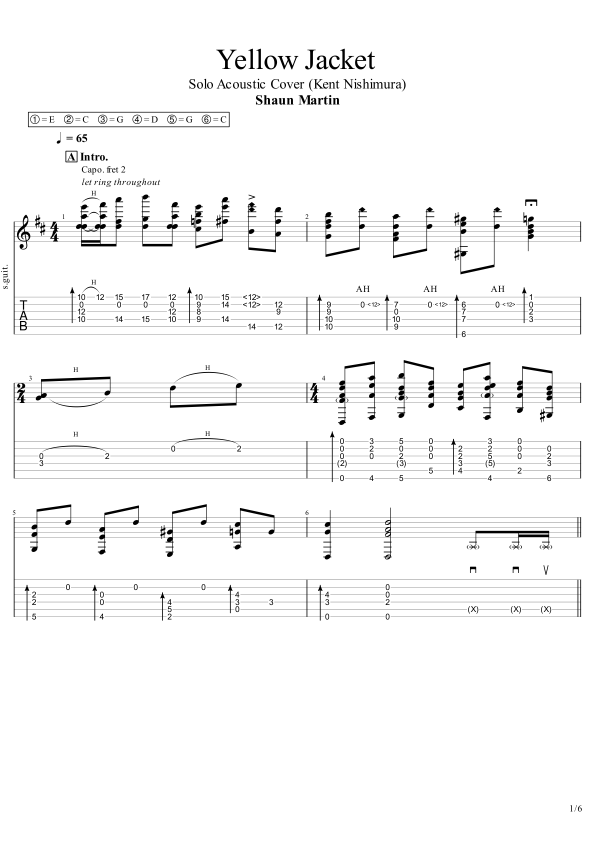
#> input picture real_training_data/images/page_1.png, 1190 x 1684 px (shown at 1/2 size)
$ python tab_region_ocr.py ../../../real_training_data/images/page_1.png
#> lines starting #> are read from the running program, lines starting #| are printed output that depends on the picture; after the words box and inside, x2 and y2 are one past the last pixel; in counts of white or black regions, pixels touching at a corner belong together
#> further down, image is the input picture: shape (1684, 1190, 3); min 0, max 255, mean 247.3
### omnitab/tab_ocr/recognizer/horizontal_projection.py
"""
Horizontal Projection - Accurate TAB 6-Line Detection

This is the correct approach for TAB staff line detection.
Instead of finding "line-like things" (Hough), we sum pixel values
per row to find the 6 equally-spaced peaks.

Algorithm:
1. Convert to binary (black = 1, white = 0)
2. Sum each row (horizontal projection profile)
3. Find peaks in the profile
4. Look for groups of 6 equally-spaced peaks
5. Return the Y coordinates of the 6 lines

This is robust because:
- TAB lines span most of the image width → strong peaks
- 6 lines are equally spaced → easy to identify
- Noise/other lines don't have this pattern
"""

from dataclasses import dataclass
from typing import List, Tuple, Optional
import numpy as np

try:
    import cv2
except ImportError:
    cv2 = None


@dataclass
class TabStaffSystem:
    """A TAB staff system with 6 lines"""
    line_y_positions: List[float]  # Y coordinates of 6 lines
    line_spacing: float  # Average spacing between lines
    y_start: float  # Top of system
    y_end: float  # Bottom of system
    confidence: float  # Detection confidence

    # [25 lines left out: function get_string_for_y, not called in this run]


class HorizontalProjection:
    """
    Detect TAB staff lines using horizontal projection profile.

    This is the correct OMR technique for staff line detection.
    """

    def __init__(self,
                 min_line_width_ratio: float = 0.3,
                 peak_threshold_ratio: float = 0.5,
                 spacing_tolerance: float = 0.2,
                 min_system_gap: int = 50):
        """
        Args:
            min_line_width_ratio: Minimum line width as ratio of image width
            peak_threshold_ratio: Peak detection threshold as ratio of max peak
            spacing_tolerance: Tolerance for equal spacing check (0.2 = 20%)
            min_system_gap: Minimum Y gap between TAB systems
        """
        self.min_line_width_ratio = min_line_width_ratio
        self.peak_threshold_ratio = peak_threshold_ratio
        self.spacing_tolerance = spacing_tolerance
        self.min_system_gap = min_system_gap

        if cv2 is None:
            raise ImportError("OpenCV required: pip install opencv-python")

    def detect(self, image: np.ndarray) -> List[TabStaffSystem]:
        """
        Detect all TAB staff systems in the image.

        Args:
            image: Input image (BGR or grayscale)

        Returns:
            List of TabStaffSystem objects
        """
        # Step 1: Convert to grayscale and binary
        if len(image.shape) == 3:
            gray = cv2.cvtColor(image, cv2.COLOR_BGR2GRAY)
        else:
            gray = image.copy()

        _, binary = cv2.threshold(gray, 200, 255, cv2.THRESH_BINARY_INV)
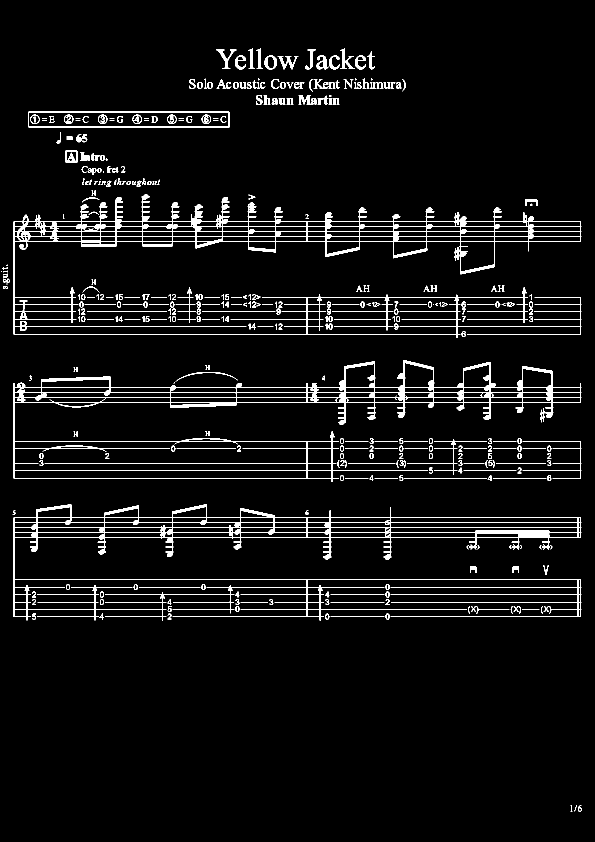
#> binary: shape (1684, 1190) (shown at 1/2 size); 4.4% white; 384 white regions (44 under 20 px), largest, box (x1, y1, x2, y2) and area: (27, 389, 1163, 676) 24424, (27, 1008, 1163, 1241) 19781, (27, 720, 1163, 964) 18461

        height, width = binary.shape

        # Step 2: Compute horizontal projection profile
        # Sum of black pixels (value 255 in binary_inv) per row
        h_profile = np.sum(binary, axis=1) / 255  # Normalize to pixel count
#> h_profile = 1684 values, max 1136 at index 453, min 0 at index 0, mean 52.66

        # Step 3: Find peaks (rows with many black pixels = lines)
        min_peak_value = width * self.min_line_width_ratio
        peaks = self._find_peaks(h_profile, min_peak_value)

        print(f"Found {len(peaks)} potential line peaks")

        # Step 4: Group peaks into systems of 6
        systems = self._group_into_systems(peaks, h_profile)

        return systems

    def _find_peaks(self, profile: np.ndarray, threshold: float) -> List[int]:
        """Find peak positions in the projection profile"""
#> called with profile = array of shape (1684,), threshold = 357
        peaks = []

        # Simple peak detection: local maxima above threshold
        for i in range(1, len(profile) - 1):
            if profile[i] >= threshold:
                # Check if local maximum
                if profile[i] >= profile[i-1] and profile[i] >= profile[i+1]:
                    # Avoid duplicates (merge nearby peaks)
                    if not peaks or i - peaks[-1] > 3:
                        peaks.append(i)
#> after the loop, peaks = 33 values from 224 to 1233
#| Found 33 potential line peaks

        return peaks

    def _group_into_systems(self,
                            peaks: List[int],
                            profile: np.ndarray) -> List[TabStaffSystem]:
        """Group peaks into systems of 6 equally-spaced lines"""
        systems = []
        used_peaks = set()

        # First pass: Try exact 6-peak systems
        for start_idx in range(len(peaks)):
            if peaks[start_idx] in used_peaks:
                continue

            system = self._try_build_system(peaks, start_idx, used_peaks)

            if system:
                systems.append(system)
                for y in system.line_y_positions:
                    used_peaks.add(int(y))
#> this loop made 33 passes
#> (candidate_peaks in _try_build_system, spacings in _try_build_system, avg_spacing in _try_build_system) on passes 1 to 7: ([224, 253, 443, 453, 463, 473], [29, 190, 10, 10, 10], 49.8), ([253, 443, 453, 463, 473, 483], [190, 10, 10, 10, 10], 46), ([443, 453, 463, 473, 483, 594], [10, 10, 10, 10, 111], 30.2), ([453, 463, 473, 483, 594, 608], [10, 10, 10, 111, 14], 31), ([463, 473, 483, 594, 608, 623], [10, 10, 111, 14, 15], 32), ([473, 483, 594, 608, 623, 638], [10, 111, 14, 15, 15], 33), ([483, 594, 608, 623, 638, 653], [111, 14, 15, 15, 15], 34)
#> after the loop, systems = 2 items; used_peaks = 12 items

        # Second pass: Try systems with interpolation (for missing lines)
        for start_idx in range(len(peaks)):
            if peaks[start_idx] in used_peaks:
                continue

            system = self._try_build_system_with_interpolation(peaks, start_idx, used_peaks)

            if system:
                systems.append(system)
                for y in system.line_y_positions:
                    used_peaks.add(int(y))
#> this loop made 33 passes
#> after the loop, systems = 3 items; used_peaks = 18 items

        return systems

    def _try_build_system(self,
                          peaks: List[int],
                          start_idx: int,
                          used_peaks: set) -> Optional[TabStaffSystem]:
        """Try to build a 6-line system starting from given peak"""
        if start_idx + 5 >= len(peaks):
            return None

        # Get 6 consecutive peaks
        candidate_peaks = peaks[start_idx:start_idx + 6]

        # Check if any are already used
        if any(p in used_peaks for p in candidate_peaks):
            return None

        # Calculate spacings
        spacings = [candidate_peaks[i+1] - candidate_peaks[i] for i in range(5)]
        avg_spacing = sum(spacings) / 5

        if avg_spacing < 5:  # Too close together
            return None

        # Check if spacings are equal (within tolerance)
        for spacing in spacings:
            if abs(spacing - avg_spacing) / avg_spacing > self.spacing_tolerance:
                return None

        # Valid system found!
        confidence = 1.0 - (max(abs(s - avg_spacing) for s in spacings) / avg_spacing)

        return TabStaffSystem(
            line_y_positions=[float(p) for p in candidate_peaks],
            line_spacing=avg_spacing,
            y_start=candidate_peaks[0] - avg_spacing / 2,
            y_end=candidate_peaks[5] + avg_spacing / 2,
            confidence=confidence
        )

    def _try_build_system_with_interpolation(self,
                                              peaks: List[int],
                                              start_idx: int,
                                              used_peaks: set) -> Optional[TabStaffSystem]:
        """
        Try to build a 6-line system, allowing for 1 missing line.

        If we find 5 peaks with one gap that's ~2x the normal spacing,
        we interpolate the missing line.
        """
        if start_idx + 4 >= len(peaks):
            return None

        # Try with 5 peaks (one might be missing)
        for num_peaks in [6, 5]:
            if start_idx + num_peaks - 1 >= len(peaks):
                continue

            candidate_peaks = peaks[start_idx:start_idx + num_peaks]

            if any(p in used_peaks for p in candidate_peaks):
                continue

            spacings = [candidate_peaks[i+1] - candidate_peaks[i] for i in range(len(candidate_peaks)-1)]

            if num_peaks == 5:
                # Check if one spacing is ~2x others (missing line)
                sorted_spacings = sorted(spacings)
                normal_spacing = sum(sorted_spacings[:3]) / 3  # Average of 3 smallest

                if normal_spacing < 5:
                    continue

                # Find the gap
                gap_idx = None
                for i, s in enumerate(spacings):
                    if 1.7 < s / normal_spacing < 2.3:  # ~2x normal
                        gap_idx = i
                        break

                if gap_idx is not None:
                    # Interpolate the missing line
                    interpolated_y = (candidate_peaks[gap_idx] + candidate_peaks[gap_idx + 1]) / 2

                    # Insert into candidates
                    full_peaks = list(candidate_peaks)
                    full_peaks.insert(gap_idx + 1, int(interpolated_y))

                    # Recalculate spacings
                    new_spacings = [full_peaks[i+1] - full_peaks[i] for i in range(5)]
                    avg_spacing = sum(new_spacings) / 5

                    variance = max(abs(s - avg_spacing) / avg_spacing for s in new_spacings)
                    if variance < self.spacing_tolerance:
                        confidence = 0.8 * (1.0 - variance)  # Lower confidence for interpolated

                        return TabStaffSystem(
                            line_y_positions=[float(p) for p in full_peaks],
                            line_spacing=avg_spacing,
                            y_start=full_peaks[0] - avg_spacing / 2,
                            y_end=full_peaks[5] + avg_spacing / 2,
                            confidence=confidence
                        )

        return None

    # [69 lines left out: functions detect_file, visualize, get_profile_visualization, not called in this run]


# CLI for testing
# [37 lines that do not run on import are left out]

### omnitab/tab_ocr/recognizer/simple_binary_ocr.py
"""
Simple Binary OCR - Optimized for black/white sheet music

Key insight: Sheet music is almost always black and white.
Simple binary thresholding is more effective than complex preprocessing.

Improvements over complex preprocessing:
- Fewer false positives (cleaner contours)
- Faster processing
- Better digit separation
"""

from dataclasses import dataclass
from typing import List, Tuple, Optional, Dict
import numpy as np

try:
    import cv2
except ImportError:
    cv2 = None

try:
    import easyocr
except ImportError:
    easyocr = None


@dataclass
class RecognizedDigit:
    """A recognized digit from TAB"""
    value: int
    x: float
    y: float
    width: int
    height: int
    confidence: float


@dataclass
class TabChordData:
    """A chord (group of simultaneous notes)"""
    notes: List[RecognizedDigit]
    x_position: float

    # [4 lines left out: function values, not called in this run]

    @property
    def avg_confidence(self) -> float:
        return sum(n.confidence for n in self.notes) / max(len(self.notes), 1)


@dataclass
class TabSystemData:
    """A TAB system (one line of tablature)"""
    digits: List[RecognizedDigit]
    y_start: float
    y_end: float
    chords: List[TabChordData] = None

    def __post_init__(self):
        if self.chords is None:
            self.chords = []


class SimpleBinaryOCR:
    """
    Simple binary OCR optimized for black/white sheet music.

    Pipeline:
    1. Binary threshold (B&W)
    2. Contour detection
    3. Size filtering
    4. Individual digit OCR
    5. Position-based grouping
    """

    def __init__(self,
                 threshold: int = 200,
                 min_digit_width: int = 3,
                 max_digit_width: int = 40,
                 min_digit_height: int = 5,
                 max_digit_height: int = 35,
                 min_confidence: float = 0.2,
                 scale_factor: int = 3,
                 use_gpu: bool = False):
        """
        Initialize SimpleBinaryOCR.

        Args:
            threshold: Binary threshold value (pixels > threshold = white)
            min/max_digit_width: Width constraints for digit candidates
            min/max_digit_height: Height constraints for digit candidates
            min_confidence: Minimum OCR confidence to accept
            scale_factor: Scale factor for small digits (3 = 3x larger)
            use_gpu: Use GPU for OCR
        """
        self.threshold = threshold
        self.min_digit_width = min_digit_width
        self.max_digit_width = max_digit_width
        self.min_digit_height = min_digit_height
        self.max_digit_height = max_digit_height
        self.min_confidence = min_confidence
        self.scale_factor = scale_factor
        self.use_gpu = use_gpu

        self._reader = None

        if cv2 is None:
            raise ImportError("OpenCV required: pip install opencv-python")

    @property
    def reader(self):
        """Lazy load OCR reader"""
        if self._reader is None:
            if easyocr is None:
                raise ImportError("EasyOCR required: pip install easyocr")
            self._reader = easyocr.Reader(['en'], gpu=self.use_gpu, verbose=False)
        return self._reader

    # [205 lines left out: functions process, _filter_digit_candidates, _recognize_digits, _group_into_systems, _group_into_chords, process_file, not called in this run]


# CLI for testing
# [31 lines that do not run on import are left out]

### omnitab/tab_ocr/recognizer/tab_region_ocr.py
"""
TAB Region OCR - Only OCR within detected TAB systems

Creative approach:
1. First detect TAB line systems with horizontal projection
2. Crop each system region
3. Run OCR only on cropped regions
4. This eliminates false positives from staff notation areas

Expected improvement:
- No more unmapped digits from staff areas
- Higher accuracy in TAB regions
- Better 2-digit number handling
"""

import cv2
import numpy as np
from typing import List, Dict, Tuple
from dataclasses import dataclass

from .horizontal_projection import HorizontalProjection, TabStaffSystem
from .simple_binary_ocr import SimpleBinaryOCR


@dataclass
class RegionDigit:
    """Digit recognized within a TAB region"""
    value: int
    x: float  # Absolute X in original image
    y: float  # Absolute Y in original image
    string: int  # 1-6, mapped directly
    confidence: float
    system_idx: int


class TabRegionOCR:
    """
    OCR that only processes TAB system regions.

    Algorithm:
    1. Detect TAB systems with horizontal projection
    2. For each system:
       a. Crop the region (with padding)
       b. Remove staff lines
       c. Run OCR
       d. Map digits to strings immediately
    3. Return only valid TAB digits
    """

    def __init__(self,
                 padding: int = 10,
                 use_gpu: bool = False,
                 min_confidence: float = 0.3):
        self.padding = padding
        self.line_detector = HorizontalProjection()
        self.ocr = SimpleBinaryOCR(
            scale_factor=3,
            min_confidence=min_confidence,
            use_gpu=use_gpu
        )

    def process(self, image: np.ndarray) -> Dict:
        """
        Process image and return only TAB region digits.

        Returns:
            dict with 'digits', 'systems', 'stats'
        """
        height, width = image.shape[:2]

        # Step 1: Detect TAB systems
        systems = self.line_detector.detect(image)
#> in detect, `systems = self._group_into_systems(peaks, h_profile)`: systems = 3 items
#> systems = 3 items

        if not systems:
            return {
                'digits': [],
                'systems': [],
                'stats': {'total_digits': 0, 'systems': 0}
            }

        all_digits = []

        # Step 2: Process each TAB system
        for sys_idx, system in enumerate(systems):
            # Crop region with padding
            y_start = max(0, int(system.y_start) - self.padding)
            y_end = min(height, int(system.y_end) + self.padding)

            region = image[y_start:y_end, :]

            # Remove staff lines from region
            region_clean = self._remove_lines(region)

            # Run OCR on clean region
            region_digits = self._ocr_region(region_clean)

            # Map to strings and convert to absolute coordinates
            for digit in region_digits:
                # Adjust Y to absolute
                abs_y = digit['y'] + y_start

                # Map to string
                string = system.get_string_for_y(abs_y)

                if string > 0:
                    all_digits.append(RegionDigit(
                        value=digit['value'],
                        x=digit['x'],
                        y=abs_y,
                        string=string,
                        confidence=digit['confidence'],
                        system_idx=sys_idx
                    ))
#> this loop made 1 pass
#> (sys_idx, y_start, y_end) on pass 1: (0, 576, 685)
#> pass 1, in process, `region = image[y_start:y_end, :]`:
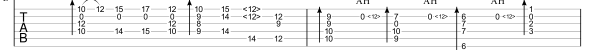
#> region: shape (109, 1190, 3) (shown at 1/2 size); min 0, max 255, mean 241.8
#> pass 1, in _remove_lines, `_, binary = cv2.threshold(gray, 0, 255, cv2.THRESH_BINARY_INV + cv2.TH..`:
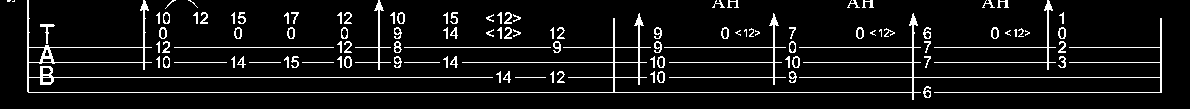
#> binary: shape (109, 1190); 7.3% white in thin lines or dots, all inside (x1, y1, x2, y2) = (7, 0, 1162, 100)
#> pass 1, in _remove_lines, `lines = cv2.morphologyEx(binary, cv2.MORPH_OPEN, h_kernel, iterations=2)`:
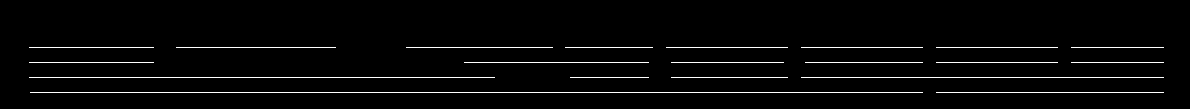
#> lines: shape (109, 1190); 3% white in thin lines or dots, all inside (x1, y1, x2, y2) = (29, 47, 1164, 93)
#> after the loop:
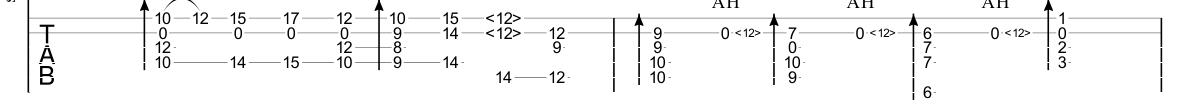
#> region_clean: shape (109, 1190); min 0, max 255, mean 245.1
#> after the loop, all_digits = []

        # Deduplicate
        deduped = self._deduplicate(all_digits)

        return {
            'digits': deduped,
            'systems': systems,
            'stats': {
                'total_digits': len(deduped),
                'systems': len(systems),
                'per_system': [sum(1 for d in deduped if d.system_idx == i) for i in range(len(systems))]
            }
        }

    def _remove_lines(self, region: np.ndarray) -> np.ndarray:
        """Remove horizontal staff lines from region"""
        if len(region.shape) == 3:
            gray = cv2.cvtColor(region, cv2.COLOR_BGR2GRAY)
        else:
            gray = region.copy()

        # Binary
        _, binary = cv2.threshold(gray, 0, 255, cv2.THRESH_BINARY_INV + cv2.THRESH_OTSU)

        # Detect horizontal lines
        h_kernel = cv2.getStructuringElement(cv2.MORPH_RECT, (40, 1))
        lines = cv2.morphologyEx(binary, cv2.MORPH_OPEN, h_kernel, iterations=2)

        # Remove lines
        result = gray.copy()
        result[lines == 255] = 255

        return result

    def _ocr_region(self, region: np.ndarray) -> List[Dict]:
        """Run OCR on a clean region"""
        # Binary threshold
        _, binary = cv2.threshold(region, 200, 255, cv2.THRESH_BINARY_INV)

        # Find contours
        contours, _ = cv2.findContours(binary, cv2.RETR_EXTERNAL, cv2.CHAIN_APPROX_SIMPLE)

        digits = []

        for cnt in contours:
            x, y, w, h = cv2.boundingRect(cnt)

            # Filter by size
            if w < 3 or h < 5 or w > 50 or h > 40:
                continue

            # Extract digit region
            digit_img = region[y:y+h, x:x+w]

            # Scale up small digits
            if w < 15 or h < 15:
                scale = 3
                digit_img = cv2.resize(digit_img, (w*scale, h*scale),
                                       interpolation=cv2.INTER_CUBIC)

            # OCR
            try:
                results = self.ocr.reader.readtext(
                    digit_img,
                    allowlist='0123456789',
                    detail=1,
                    paragraph=False
                )

                if results:
                    text = results[0][1].strip()
                    conf = results[0][2]

                    if conf >= 0.2 and text:
                        # Try to parse as integer
                        try:
                            value = int(text)
                            if 0 <= value <= 24:  # Valid fret range
                                digits.append({
                                    'value': value,
                                    'x': x + w/2,
                                    'y': y + h/2,
                                    'confidence': conf
                                })
                        except ValueError:
                            # Single digit fallback
                            for char in text:
                                if char.isdigit():
                                    digits.append({
                                        'value': int(char),
                                        'x': x + w/2,
                                        'y': y + h/2,
                                        'confidence': conf * 0.8
                                    })
                                    break

            except Exception:
                continue

        return digits

    # [26 lines left out: function _deduplicate, not called in this run]


# CLI
if __name__ == '__main__':
    import sys

    if len(sys.argv) < 2:
        print("Usage: python tab_region_ocr.py <image_path>")
        sys.exit(1)

    image = cv2.imread(sys.argv[1])

    ocr = TabRegionOCR()
#> (the run stopped early here; a loop or call above may not have finished)
